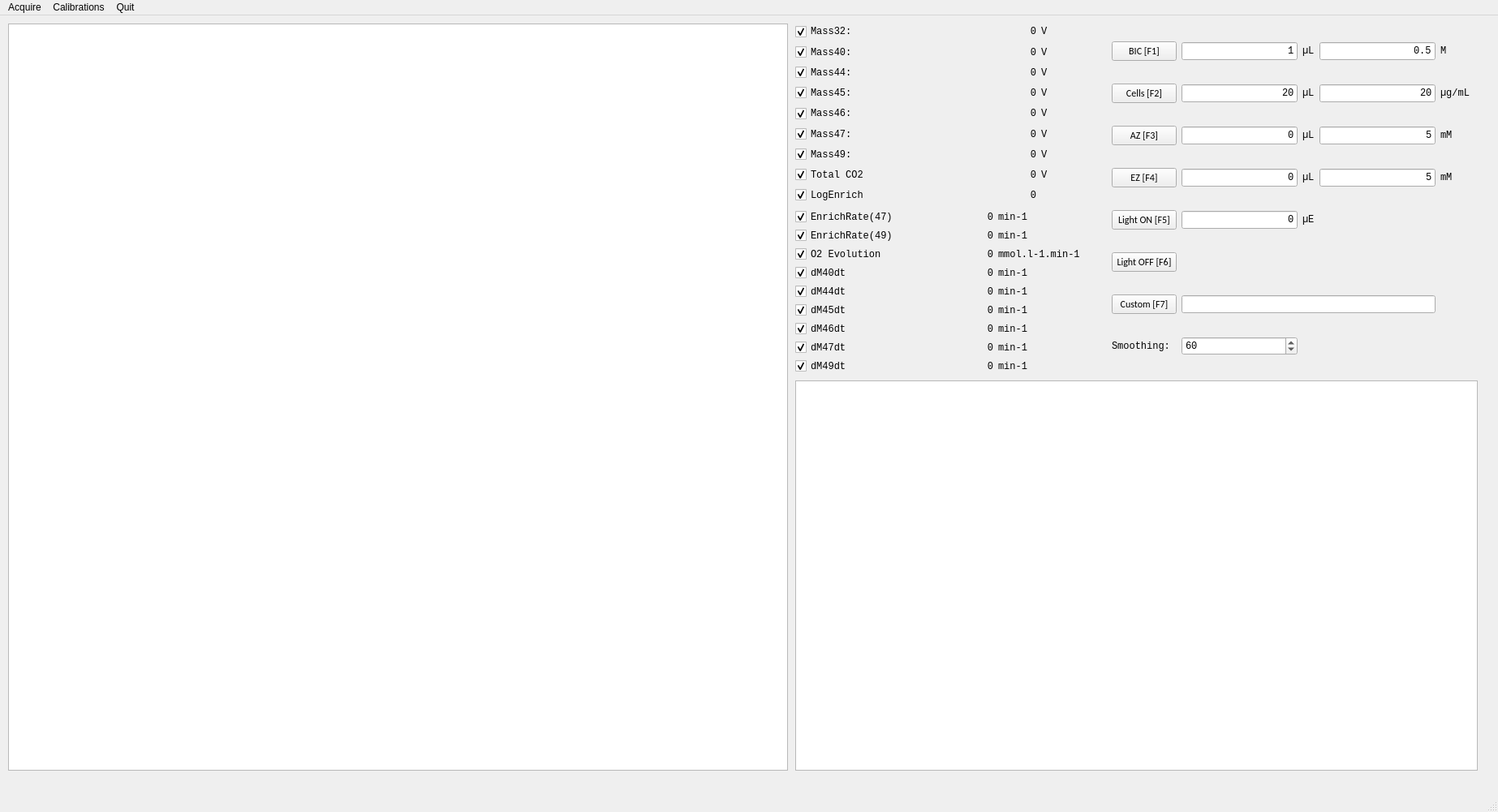
<?xml version="1.0" encoding="UTF-8"?>
<ui version="4.0">
 <class>MainWindow</class>
 <widget class="QMainWindow" name="MainWindow">
  <property name="geometry">
   <rect>
    <x>0</x>
    <y>0</y>
    <width>1846</width>
    <height>1001</height>
   </rect>
  </property>
  <property name="windowTitle">
   <string>MainWindow</string>
  </property>
  <widget class="QWidget" name="centralwidget">
   <widget class="QGraphicsView" name="graph_enrichrate">
    <property name="geometry">
     <rect>
      <x>980</x>
      <y>450</y>
      <width>841</width>
      <height>481</height>
     </rect>
    </property>
    <property name="font">
     <font>
      <family>Consolas</family>
      <pointsize>9</pointsize>
     </font>
    </property>
   </widget>
   <widget class="QGraphicsView" name="graph_rawdata">
    <property name="geometry">
     <rect>
      <x>10</x>
      <y>10</y>
      <width>961</width>
      <height>921</height>
     </rect>
    </property>
   </widget>
   <widget class="QWidget" name="layoutWidget">
    <property name="geometry">
     <rect>
      <x>980</x>
      <y>240</y>
      <width>361</width>
      <height>201</height>
     </rect>
    </property>
    <layout class="QGridLayout" name="gridLayout">
     <item row="0" column="0">
      <widget class="QCheckBox" name="chk_ER47">
       <property name="font">
        <font>
         <family>Consolas</family>
         <pointsize>9</pointsize>
        </font>
       </property>
       <property name="text">
        <string>EnrichRate(47)</string>
       </property>
       <property name="checked">
        <bool>true</bool>
       </property>
      </widget>
     </item>
     <item row="0" column="1">
      <widget class="QLabel" name="lab_ER47">
       <property name="font">
        <font>
         <family>Consolas</family>
         <pointsize>9</pointsize>
        </font>
       </property>
       <property name="text">
        <string>0</string>
       </property>
       <property name="alignment">
        <set>Qt::AlignRight|Qt::AlignTrailing|Qt::AlignVCenter</set>
       </property>
      </widget>
     </item>
     <item row="0" column="2">
      <widget class="QLabel" name="lab_ER47unit">
       <property name="font">
        <font>
         <family>Consolas</family>
         <pointsize>9</pointsize>
        </font>
       </property>
       <property name="text">
        <string>min-1</string>
       </property>
       <property name="alignment">
        <set>Qt::AlignLeading|Qt::AlignLeft|Qt::AlignVCenter</set>
       </property>
      </widget>
     </item>
     <item row="1" column="0">
      <widget class="QCheckBox" name="chk_ER49">
       <property name="font">
        <font>
         <family>Consolas</family>
         <pointsize>9</pointsize>
        </font>
       </property>
       <property name="text">
        <string>EnrichRate(49)</string>
       </property>
       <property name="checked">
        <bool>true</bool>
       </property>
      </widget>
     </item>
     <item row="1" column="1">
      <widget class="QLabel" name="lab_ER49">
       <property name="font">
        <font>
         <family>Consolas</family>
         <pointsize>9</pointsize>
        </font>
       </property>
       <property name="text">
        <string>0</string>
       </property>
       <property name="alignment">
        <set>Qt::AlignRight|Qt::AlignTrailing|Qt::AlignVCenter</set>
       </property>
      </widget>
     </item>
     <item row="1" column="2">
      <widget class="QLabel" name="lab_ER49unit">
       <property name="font">
        <font>
         <family>Consolas</family>
         <pointsize>9</pointsize>
        </font>
       </property>
       <property name="text">
        <string>min-1</string>
       </property>
       <property name="alignment">
        <set>Qt::AlignLeading|Qt::AlignLeft|Qt::AlignVCenter</set>
       </property>
      </widget>
     </item>
     <item row="2" column="0">
      <widget class="QCheckBox" name="chk_O2evol">
       <property name="font">
        <font>
         <family>Consolas</family>
         <pointsize>9</pointsize>
        </font>
       </property>
       <property name="text">
        <string>O2 Evolution</string>
       </property>
       <property name="checked">
        <bool>true</bool>
       </property>
      </widget>
     </item>
     <item row="2" column="1">
      <widget class="QLabel" name="lab_O2evol">
       <property name="font">
        <font>
         <family>Consolas</family>
         <pointsize>9</pointsize>
        </font>
       </property>
       <property name="text">
        <string>0</string>
       </property>
       <property name="alignment">
        <set>Qt::AlignRight|Qt::AlignTrailing|Qt::AlignVCenter</set>
       </property>
      </widget>
     </item>
     <item row="2" column="2">
      <widget class="QLabel" name="lab_O2evolunit">
       <property name="font">
        <font>
         <family>Consolas</family>
         <pointsize>9</pointsize>
        </font>
       </property>
       <property name="text">
        <string>mmol.l-1.min-1</string>
       </property>
       <property name="alignment">
        <set>Qt::AlignLeading|Qt::AlignLeft|Qt::AlignVCenter</set>
       </property>
      </widget>
     </item>
     <item row="3" column="0">
      <widget class="QCheckBox" name="chk_dM40dt">
       <property name="font">
        <font>
         <family>Consolas</family>
         <pointsize>9</pointsize>
        </font>
       </property>
       <property name="text">
        <string>dM40dt</string>
       </property>
       <property name="checked">
        <bool>true</bool>
       </property>
      </widget>
     </item>
     <item row="3" column="1">
      <widget class="QLabel" name="lab_dM40dt">
       <property name="font">
        <font>
         <family>Consolas</family>
         <pointsize>9</pointsize>
        </font>
       </property>
       <property name="text">
        <string>0</string>
       </property>
       <property name="alignment">
        <set>Qt::AlignRight|Qt::AlignTrailing|Qt::AlignVCenter</set>
       </property>
      </widget>
     </item>
     <item row="3" column="2">
      <widget class="QLabel" name="lab_dM40dtunit">
       <property name="font">
        <font>
         <family>Consolas</family>
         <pointsize>9</pointsize>
        </font>
       </property>
       <property name="text">
        <string>min-1</string>
       </property>
       <property name="alignment">
        <set>Qt::AlignLeading|Qt::AlignLeft|Qt::AlignVCenter</set>
       </property>
      </widget>
     </item>
     <item row="4" column="0">
      <widget class="QCheckBox" name="chk_dM44dt">
       <property name="font">
        <font>
         <family>Consolas</family>
         <pointsize>9</pointsize>
        </font>
       </property>
       <property name="text">
        <string>dM44dt</string>
       </property>
       <property name="checked">
        <bool>true</bool>
       </property>
      </widget>
     </item>
     <item row="4" column="1">
      <widget class="QLabel" name="lab_dM44dt">
       <property name="font">
        <font>
         <family>Consolas</family>
         <pointsize>9</pointsize>
        </font>
       </property>
       <property name="text">
        <string>0</string>
       </property>
       <property name="alignment">
        <set>Qt::AlignRight|Qt::AlignTrailing|Qt::AlignVCenter</set>
       </property>
      </widget>
     </item>
     <item row="4" column="2">
      <widget class="QLabel" name="lab_dM44dtunit">
       <property name="font">
        <font>
         <family>Consolas</family>
         <pointsize>9</pointsize>
        </font>
       </property>
       <property name="text">
        <string>min-1</string>
       </property>
       <property name="alignment">
        <set>Qt::AlignLeading|Qt::AlignLeft|Qt::AlignVCenter</set>
       </property>
      </widget>
     </item>
     <item row="5" column="0">
      <widget class="QCheckBox" name="chk_dM45dt">
       <property name="font">
        <font>
         <family>Consolas</family>
         <pointsize>9</pointsize>
        </font>
       </property>
       <property name="text">
        <string>dM45dt</string>
       </property>
       <property name="checked">
        <bool>true</bool>
       </property>
      </widget>
     </item>
     <item row="5" column="1">
      <widget class="QLabel" name="lab_dM45dt">
       <property name="font">
        <font>
         <family>Consolas</family>
         <pointsize>9</pointsize>
        </font>
       </property>
       <property name="text">
        <string>0</string>
       </property>
       <property name="alignment">
        <set>Qt::AlignRight|Qt::AlignTrailing|Qt::AlignVCenter</set>
       </property>
      </widget>
     </item>
     <item row="5" column="2">
      <widget class="QLabel" name="lab_dM45dtunit">
       <property name="font">
        <font>
         <family>Consolas</family>
         <pointsize>9</pointsize>
        </font>
       </property>
       <property name="text">
        <string>min-1</string>
       </property>
       <property name="alignment">
        <set>Qt::AlignLeading|Qt::AlignLeft|Qt::AlignVCenter</set>
       </property>
      </widget>
     </item>
     <item row="6" column="0">
      <widget class="QCheckBox" name="chk_dM46dt">
       <property name="font">
        <font>
         <family>Consolas</family>
         <pointsize>9</pointsize>
        </font>
       </property>
       <property name="text">
        <string>dM46dt</string>
       </property>
       <property name="checked">
        <bool>true</bool>
       </property>
      </widget>
     </item>
     <item row="6" column="1">
      <widget class="QLabel" name="lab_dM46dt">
       <property name="font">
        <font>
         <family>Consolas</family>
         <pointsize>9</pointsize>
        </font>
       </property>
       <property name="text">
        <string>0</string>
       </property>
       <property name="alignment">
        <set>Qt::AlignRight|Qt::AlignTrailing|Qt::AlignVCenter</set>
       </property>
      </widget>
     </item>
     <item row="6" column="2">
      <widget class="QLabel" name="lab_dM46dtunit">
       <property name="font">
        <font>
         <family>Consolas</family>
         <pointsize>9</pointsize>
        </font>
       </property>
       <property name="text">
        <string>min-1</string>
       </property>
       <property name="alignment">
        <set>Qt::AlignLeading|Qt::AlignLeft|Qt::AlignVCenter</set>
       </property>
      </widget>
     </item>
     <item row="7" column="0">
      <widget class="QCheckBox" name="chk_dM47dt">
       <property name="font">
        <font>
         <family>Consolas</family>
         <pointsize>9</pointsize>
        </font>
       </property>
       <property name="text">
        <string>dM47dt</string>
       </property>
       <property name="checked">
        <bool>true</bool>
       </property>
      </widget>
     </item>
     <item row="7" column="1">
      <widget class="QLabel" name="lab_dM47dt">
       <property name="font">
        <font>
         <family>Consolas</family>
         <pointsize>9</pointsize>
        </font>
       </property>
       <property name="text">
        <string>0</string>
       </property>
       <property name="alignment">
        <set>Qt::AlignRight|Qt::AlignTrailing|Qt::AlignVCenter</set>
       </property>
      </widget>
     </item>
     <item row="7" column="2">
      <widget class="QLabel" name="lab_dM47dtunit">
       <property name="font">
        <font>
         <family>Consolas</family>
         <pointsize>9</pointsize>
        </font>
       </property>
       <property name="text">
        <string>min-1</string>
       </property>
       <property name="alignment">
        <set>Qt::AlignLeading|Qt::AlignLeft|Qt::AlignVCenter</set>
       </property>
      </widget>
     </item>
     <item row="8" column="0">
      <widget class="QCheckBox" name="chk_dM49dt">
       <property name="font">
        <font>
         <family>Consolas</family>
         <pointsize>9</pointsize>
        </font>
       </property>
       <property name="text">
        <string>dM49dt</string>
       </property>
       <property name="checked">
        <bool>true</bool>
       </property>
      </widget>
     </item>
     <item row="8" column="1">
      <widget class="QLabel" name="lab_dM49dt">
       <property name="font">
        <font>
         <family>Consolas</family>
         <pointsize>9</pointsize>
        </font>
       </property>
       <property name="text">
        <string>0</string>
       </property>
       <property name="alignment">
        <set>Qt::AlignRight|Qt::AlignTrailing|Qt::AlignVCenter</set>
       </property>
      </widget>
     </item>
     <item row="8" column="2">
      <widget class="QLabel" name="lab_dM49dtunit">
       <property name="font">
        <font>
         <family>Consolas</family>
         <pointsize>9</pointsize>
        </font>
       </property>
       <property name="text">
        <string>min-1</string>
       </property>
       <property name="alignment">
        <set>Qt::AlignLeading|Qt::AlignLeft|Qt::AlignVCenter</set>
       </property>
      </widget>
     </item>
    </layout>
   </widget>
   <widget class="QWidget" name="layoutWidget">
    <property name="geometry">
     <rect>
      <x>980</x>
      <y>10</y>
      <width>361</width>
      <height>221</height>
     </rect>
    </property>
    <layout class="QGridLayout" name="gridLayout_3" columnstretch="10,5,3">
     <item row="0" column="0">
      <widget class="QCheckBox" name="chk_M32">
       <property name="font">
        <font>
         <family>Consolas</family>
         <pointsize>9</pointsize>
        </font>
       </property>
       <property name="text">
        <string>Mass32: </string>
       </property>
       <property name="checked">
        <bool>true</bool>
       </property>
      </widget>
     </item>
     <item row="0" column="1">
      <widget class="QLabel" name="lab_32">
       <property name="font">
        <font>
         <family>Consolas</family>
         <pointsize>9</pointsize>
        </font>
       </property>
       <property name="text">
        <string>0</string>
       </property>
       <property name="alignment">
        <set>Qt::AlignRight|Qt::AlignTrailing|Qt::AlignVCenter</set>
       </property>
      </widget>
     </item>
     <item row="0" column="2">
      <widget class="QLabel" name="lab_M32unit">
       <property name="font">
        <font>
         <family>Consolas</family>
         <pointsize>9</pointsize>
        </font>
       </property>
       <property name="text">
        <string>V</string>
       </property>
       <property name="alignment">
        <set>Qt::AlignLeading|Qt::AlignLeft|Qt::AlignVCenter</set>
       </property>
      </widget>
     </item>
     <item row="1" column="0">
      <widget class="QCheckBox" name="chk_M40">
       <property name="font">
        <font>
         <family>Consolas</family>
         <pointsize>9</pointsize>
        </font>
       </property>
       <property name="text">
        <string>Mass40: </string>
       </property>
       <property name="checked">
        <bool>true</bool>
       </property>
      </widget>
     </item>
     <item row="1" column="1">
      <widget class="QLabel" name="lab_40">
       <property name="font">
        <font>
         <family>Consolas</family>
         <pointsize>9</pointsize>
        </font>
       </property>
       <property name="text">
        <string>0</string>
       </property>
       <property name="alignment">
        <set>Qt::AlignRight|Qt::AlignTrailing|Qt::AlignVCenter</set>
       </property>
      </widget>
     </item>
     <item row="1" column="2">
      <widget class="QLabel" name="lab_M40unit">
       <property name="font">
        <font>
         <family>Consolas</family>
         <pointsize>9</pointsize>
        </font>
       </property>
       <property name="text">
        <string>V</string>
       </property>
       <property name="alignment">
        <set>Qt::AlignLeading|Qt::AlignLeft|Qt::AlignVCenter</set>
       </property>
      </widget>
     </item>
     <item row="2" column="0">
      <widget class="QCheckBox" name="chk_M44">
       <property name="font">
        <font>
         <family>Consolas</family>
         <pointsize>9</pointsize>
        </font>
       </property>
       <property name="text">
        <string>Mass44: </string>
       </property>
       <property name="checked">
        <bool>true</bool>
       </property>
      </widget>
     </item>
     <item row="2" column="1">
      <widget class="QLabel" name="lab_44">
       <property name="font">
        <font>
         <family>Consolas</family>
         <pointsize>9</pointsize>
        </font>
       </property>
       <property name="text">
        <string>0</string>
       </property>
       <property name="alignment">
        <set>Qt::AlignRight|Qt::AlignTrailing|Qt::AlignVCenter</set>
       </property>
      </widget>
     </item>
     <item row="2" column="2">
      <widget class="QLabel" name="lab_M44unit">
       <property name="font">
        <font>
         <family>Consolas</family>
         <pointsize>9</pointsize>
        </font>
       </property>
       <property name="text">
        <string>V</string>
       </property>
       <property name="alignment">
        <set>Qt::AlignLeading|Qt::AlignLeft|Qt::AlignVCenter</set>
       </property>
      </widget>
     </item>
     <item row="3" column="0">
      <widget class="QCheckBox" name="chk_M45">
       <property name="font">
        <font>
         <family>Consolas</family>
         <pointsize>9</pointsize>
         <kerning>true</kerning>
        </font>
       </property>
       <property name="focusPolicy">
        <enum>Qt::StrongFocus</enum>
       </property>
       <property name="text">
        <string>Mass45: </string>
       </property>
       <property name="checked">
        <bool>true</bool>
       </property>
      </widget>
     </item>
     <item row="3" column="1">
      <widget class="QLabel" name="lab_45">
       <property name="font">
        <font>
         <family>Consolas</family>
         <pointsize>9</pointsize>
        </font>
       </property>
       <property name="text">
        <string>0</string>
       </property>
       <property name="alignment">
        <set>Qt::AlignRight|Qt::AlignTrailing|Qt::AlignVCenter</set>
       </property>
      </widget>
     </item>
     <item row="3" column="2">
      <widget class="QLabel" name="lab_M45unit">
       <property name="font">
        <font>
         <family>Consolas</family>
         <pointsize>9</pointsize>
        </font>
       </property>
       <property name="text">
        <string>V</string>
       </property>
       <property name="alignment">
        <set>Qt::AlignLeading|Qt::AlignLeft|Qt::AlignVCenter</set>
       </property>
      </widget>
     </item>
     <item row="4" column="0">
      <widget class="QCheckBox" name="chk_M46">
       <property name="font">
        <font>
         <family>Consolas</family>
         <pointsize>9</pointsize>
        </font>
       </property>
       <property name="text">
        <string>Mass46:</string>
       </property>
       <property name="checked">
        <bool>true</bool>
       </property>
      </widget>
     </item>
     <item row="4" column="1">
      <widget class="QLabel" name="lab_46">
       <property name="font">
        <font>
         <family>Consolas</family>
         <pointsize>9</pointsize>
        </font>
       </property>
       <property name="text">
        <string>0</string>
       </property>
       <property name="alignment">
        <set>Qt::AlignRight|Qt::AlignTrailing|Qt::AlignVCenter</set>
       </property>
      </widget>
     </item>
     <item row="4" column="2">
      <widget class="QLabel" name="lab_M46unit">
       <property name="font">
        <font>
         <family>Consolas</family>
         <pointsize>9</pointsize>
        </font>
       </property>
       <property name="text">
        <string>V</string>
       </property>
       <property name="alignment">
        <set>Qt::AlignLeading|Qt::AlignLeft|Qt::AlignVCenter</set>
       </property>
      </widget>
     </item>
     <item row="5" column="0">
      <widget class="QCheckBox" name="chk_M47">
       <property name="font">
        <font>
         <family>Consolas</family>
         <pointsize>9</pointsize>
        </font>
       </property>
       <property name="text">
        <string>Mass47: </string>
       </property>
       <property name="checked">
        <bool>true</bool>
       </property>
      </widget>
     </item>
     <item row="5" column="1">
      <widget class="QLabel" name="lab_47">
       <property name="font">
        <font>
         <family>Consolas</family>
         <pointsize>9</pointsize>
        </font>
       </property>
       <property name="text">
        <string>0</string>
       </property>
       <property name="alignment">
        <set>Qt::AlignRight|Qt::AlignTrailing|Qt::AlignVCenter</set>
       </property>
      </widget>
     </item>
     <item row="5" column="2">
      <widget class="QLabel" name="lab_M47unit">
       <property name="font">
        <font>
         <family>Consolas</family>
         <pointsize>9</pointsize>
        </font>
       </property>
       <property name="text">
        <string>V</string>
       </property>
       <property name="alignment">
        <set>Qt::AlignLeading|Qt::AlignLeft|Qt::AlignVCenter</set>
       </property>
      </widget>
     </item>
     <item row="6" column="0">
      <widget class="QCheckBox" name="chk_M49">
       <property name="font">
        <font>
         <family>Consolas</family>
         <pointsize>9</pointsize>
        </font>
       </property>
       <property name="text">
        <string>Mass49: </string>
       </property>
       <property name="checked">
        <bool>true</bool>
       </property>
      </widget>
     </item>
     <item row="6" column="1">
      <widget class="QLabel" name="lab_49">
       <property name="font">
        <font>
         <family>Consolas</family>
         <pointsize>9</pointsize>
        </font>
       </property>
       <property name="text">
        <string>0</string>
       </property>
       <property name="alignment">
        <set>Qt::AlignRight|Qt::AlignTrailing|Qt::AlignVCenter</set>
       </property>
      </widget>
     </item>
     <item row="6" column="2">
      <widget class="QLabel" name="lab_M49unit">
       <property name="font">
        <font>
         <family>Consolas</family>
         <pointsize>9</pointsize>
        </font>
       </property>
       <property name="text">
        <string>V</string>
       </property>
       <property name="alignment">
        <set>Qt::AlignLeading|Qt::AlignLeft|Qt::AlignVCenter</set>
       </property>
      </widget>
     </item>
     <item row="7" column="0">
      <widget class="QCheckBox" name="chk_totalCO2">
       <property name="font">
        <font>
         <family>Consolas</family>
         <pointsize>9</pointsize>
        </font>
       </property>
       <property name="text">
        <string>Total CO2</string>
       </property>
       <property name="checked">
        <bool>true</bool>
       </property>
      </widget>
     </item>
     <item row="7" column="1">
      <widget class="QLabel" name="lab_logE_2">
       <property name="font">
        <font>
         <family>Consolas</family>
         <pointsize>9</pointsize>
        </font>
       </property>
       <property name="text">
        <string>0</string>
       </property>
       <property name="alignment">
        <set>Qt::AlignRight|Qt::AlignTrailing|Qt::AlignVCenter</set>
       </property>
      </widget>
     </item>
     <item row="7" column="2">
      <widget class="QLabel" name="lab_totCO2unit">
       <property name="font">
        <font>
         <family>Consolas</family>
         <pointsize>9</pointsize>
        </font>
       </property>
       <property name="text">
        <string>V</string>
       </property>
       <property name="alignment">
        <set>Qt::AlignLeading|Qt::AlignLeft|Qt::AlignVCenter</set>
       </property>
      </widget>
     </item>
     <item row="8" column="0">
      <widget class="QCheckBox" name="chk_logE">
       <property name="font">
        <font>
         <family>Consolas</family>
         <pointsize>9</pointsize>
        </font>
       </property>
       <property name="text">
        <string>LogEnrich</string>
       </property>
       <property name="checked">
        <bool>true</bool>
       </property>
      </widget>
     </item>
     <item row="8" column="1">
      <widget class="QLabel" name="lab_logE">
       <property name="font">
        <font>
         <family>Consolas</family>
         <pointsize>9</pointsize>
        </font>
       </property>
       <property name="text">
        <string>0</string>
       </property>
       <property name="alignment">
        <set>Qt::AlignRight|Qt::AlignTrailing|Qt::AlignVCenter</set>
       </property>
      </widget>
     </item>
    </layout>
   </widget>
   <widget class="QWidget" name="layoutWidget">
    <property name="geometry">
     <rect>
      <x>1370</x>
      <y>10</y>
      <width>441</width>
      <height>431</height>
     </rect>
    </property>
    <layout class="QGridLayout" name="gridLayout_2">
     <item row="0" column="0">
      <widget class="QPushButton" name="btn_bic">
       <property name="font">
        <font>
         <family>Calibri</family>
         <pointsize>9</pointsize>
        </font>
       </property>
       <property name="text">
        <string>BIC [F1]</string>
       </property>
      </widget>
     </item>
     <item row="0" column="1">
      <widget class="QLineEdit" name="bic_vol">
       <property name="font">
        <font>
         <family>Consolas</family>
         <pointsize>9</pointsize>
        </font>
       </property>
       <property name="text">
        <string>1</string>
       </property>
       <property name="alignment">
        <set>Qt::AlignRight|Qt::AlignTrailing|Qt::AlignVCenter</set>
       </property>
      </widget>
     </item>
     <item row="0" column="2">
      <widget class="QLabel" name="lab_bicvolunit">
       <property name="font">
        <font>
         <family>Consolas</family>
         <pointsize>9</pointsize>
        </font>
       </property>
       <property name="text">
        <string>µL</string>
       </property>
       <property name="alignment">
        <set>Qt::AlignLeading|Qt::AlignLeft|Qt::AlignVCenter</set>
       </property>
      </widget>
     </item>
     <item row="0" column="3">
      <widget class="QLineEdit" name="bic_cc">
       <property name="font">
        <font>
         <family>Consolas</family>
         <pointsize>9</pointsize>
        </font>
       </property>
       <property name="text">
        <string>0.5</string>
       </property>
       <property name="alignment">
        <set>Qt::AlignRight|Qt::AlignTrailing|Qt::AlignVCenter</set>
       </property>
      </widget>
     </item>
     <item row="0" column="4">
      <widget class="QLabel" name="lab_bicccunit">
       <property name="font">
        <font>
         <family>Consolas</family>
         <pointsize>9</pointsize>
        </font>
       </property>
       <property name="text">
        <string>M</string>
       </property>
       <property name="alignment">
        <set>Qt::AlignLeading|Qt::AlignLeft|Qt::AlignVCenter</set>
       </property>
      </widget>
     </item>
     <item row="1" column="0">
      <widget class="QPushButton" name="btn_cells">
       <property name="font">
        <font>
         <family>Calibri</family>
         <pointsize>9</pointsize>
        </font>
       </property>
       <property name="text">
        <string>Cells [F2]</string>
       </property>
      </widget>
     </item>
     <item row="1" column="1">
      <widget class="QLineEdit" name="cells_vol">
       <property name="font">
        <font>
         <family>Consolas</family>
         <pointsize>9</pointsize>
        </font>
       </property>
       <property name="text">
        <string>20</string>
       </property>
       <property name="alignment">
        <set>Qt::AlignRight|Qt::AlignTrailing|Qt::AlignVCenter</set>
       </property>
      </widget>
     </item>
     <item row="1" column="2">
      <widget class="QLabel" name="lab_cellsvolunit">
       <property name="font">
        <font>
         <family>Consolas</family>
         <pointsize>9</pointsize>
        </font>
       </property>
       <property name="text">
        <string>µL</string>
       </property>
       <property name="alignment">
        <set>Qt::AlignLeading|Qt::AlignLeft|Qt::AlignVCenter</set>
       </property>
      </widget>
     </item>
     <item row="1" column="3">
      <widget class="QLineEdit" name="cells_cc">
       <property name="font">
        <font>
         <family>Consolas</family>
         <pointsize>9</pointsize>
        </font>
       </property>
       <property name="text">
        <string>20</string>
       </property>
       <property name="alignment">
        <set>Qt::AlignRight|Qt::AlignTrailing|Qt::AlignVCenter</set>
       </property>
      </widget>
     </item>
     <item row="1" column="4">
      <widget class="QLabel" name="lab_cellsccunit">
       <property name="font">
        <font>
         <family>Consolas</family>
         <pointsize>9</pointsize>
        </font>
       </property>
       <property name="text">
        <string>µg/mL</string>
       </property>
       <property name="alignment">
        <set>Qt::AlignLeading|Qt::AlignLeft|Qt::AlignVCenter</set>
       </property>
      </widget>
     </item>
     <item row="2" column="0">
      <widget class="QPushButton" name="btn_az">
       <property name="font">
        <font>
         <family>Calibri</family>
         <pointsize>9</pointsize>
        </font>
       </property>
       <property name="text">
        <string>AZ [F3]</string>
       </property>
      </widget>
     </item>
     <item row="2" column="1">
      <widget class="QLineEdit" name="az_vol">
       <property name="font">
        <font>
         <family>Consolas</family>
         <pointsize>9</pointsize>
        </font>
       </property>
       <property name="text">
        <string>0</string>
       </property>
       <property name="alignment">
        <set>Qt::AlignRight|Qt::AlignTrailing|Qt::AlignVCenter</set>
       </property>
      </widget>
     </item>
     <item row="2" column="2">
      <widget class="QLabel" name="lab_azvolunit">
       <property name="font">
        <font>
         <family>Consolas</family>
         <pointsize>9</pointsize>
        </font>
       </property>
       <property name="text">
        <string>µL</string>
       </property>
       <property name="alignment">
        <set>Qt::AlignLeading|Qt::AlignLeft|Qt::AlignVCenter</set>
       </property>
      </widget>
     </item>
     <item row="2" column="3">
      <widget class="QLineEdit" name="az_cc">
       <property name="font">
        <font>
         <family>Consolas</family>
         <pointsize>9</pointsize>
        </font>
       </property>
       <property name="text">
        <string>5</string>
       </property>
       <property name="alignment">
        <set>Qt::AlignRight|Qt::AlignTrailing|Qt::AlignVCenter</set>
       </property>
      </widget>
     </item>
     <item row="2" column="4">
      <widget class="QLabel" name="lab_azccunit">
       <property name="font">
        <font>
         <family>Consolas</family>
         <pointsize>9</pointsize>
        </font>
       </property>
       <property name="text">
        <string>mM</string>
       </property>
       <property name="alignment">
        <set>Qt::AlignLeading|Qt::AlignLeft|Qt::AlignVCenter</set>
       </property>
      </widget>
     </item>
     <item row="3" column="0">
      <widget class="QPushButton" name="btn_ez">
       <property name="font">
        <font>
         <family>Calibri</family>
         <pointsize>9</pointsize>
        </font>
       </property>
       <property name="text">
        <string>EZ [F4]</string>
       </property>
      </widget>
     </item>
     <item row="3" column="1">
      <widget class="QLineEdit" name="ez_vol">
       <property name="font">
        <font>
         <family>Consolas</family>
         <pointsize>9</pointsize>
        </font>
       </property>
       <property name="text">
        <string>0</string>
       </property>
       <property name="alignment">
        <set>Qt::AlignRight|Qt::AlignTrailing|Qt::AlignVCenter</set>
       </property>
      </widget>
     </item>
     <item row="3" column="2">
      <widget class="QLabel" name="lab_ezvolunit">
       <property name="font">
        <font>
         <family>Consolas</family>
         <pointsize>9</pointsize>
        </font>
       </property>
       <property name="text">
        <string>µL</string>
       </property>
       <property name="alignment">
        <set>Qt::AlignLeading|Qt::AlignLeft|Qt::AlignVCenter</set>
       </property>
      </widget>
     </item>
     <item row="3" column="3">
      <widget class="QLineEdit" name="ez_cc">
       <property name="font">
        <font>
         <family>Consolas</family>
         <pointsize>9</pointsize>
        </font>
       </property>
       <property name="text">
        <string>5</string>
       </property>
       <property name="alignment">
        <set>Qt::AlignRight|Qt::AlignTrailing|Qt::AlignVCenter</set>
       </property>
      </widget>
     </item>
     <item row="3" column="4">
      <widget class="QLabel" name="lab_ezccunit">
       <property name="font">
        <font>
         <family>Consolas</family>
         <pointsize>9</pointsize>
        </font>
       </property>
       <property name="text">
        <string>mM</string>
       </property>
       <property name="alignment">
        <set>Qt::AlignLeading|Qt::AlignLeft|Qt::AlignVCenter</set>
       </property>
      </widget>
     </item>
     <item row="4" column="0">
      <widget class="QPushButton" name="btn_lighton">
       <property name="font">
        <font>
         <family>Calibri</family>
         <pointsize>9</pointsize>
        </font>
       </property>
       <property name="text">
        <string>Light ON [F5]</string>
       </property>
      </widget>
     </item>
     <item row="4" column="1">
      <widget class="QLineEdit" name="light_int">
       <property name="font">
        <font>
         <family>Consolas</family>
         <pointsize>9</pointsize>
        </font>
       </property>
       <property name="text">
        <string>0</string>
       </property>
       <property name="alignment">
        <set>Qt::AlignRight|Qt::AlignTrailing|Qt::AlignVCenter</set>
       </property>
      </widget>
     </item>
     <item row="4" column="2">
      <widget class="QLabel" name="lab_lightintunit">
       <property name="font">
        <font>
         <family>Consolas</family>
         <pointsize>9</pointsize>
        </font>
       </property>
       <property name="text">
        <string>µE</string>
       </property>
       <property name="alignment">
        <set>Qt::AlignLeading|Qt::AlignLeft|Qt::AlignVCenter</set>
       </property>
      </widget>
     </item>
     <item row="5" column="0">
      <widget class="QPushButton" name="btn_lightoff">
       <property name="font">
        <font>
         <family>Calibri</family>
         <pointsize>9</pointsize>
        </font>
       </property>
       <property name="text">
        <string>Light OFF [F6]</string>
       </property>
      </widget>
     </item>
     <item row="6" column="0">
      <widget class="QPushButton" name="btn_custom">
       <property name="font">
        <font>
         <family>Calibri</family>
         <pointsize>9</pointsize>
        </font>
       </property>
       <property name="text">
        <string>Custom [F7]</string>
       </property>
      </widget>
     </item>
     <item row="6" column="1" colspan="3">
      <widget class="QLineEdit" name="custom_text">
       <property name="font">
        <font>
         <family>Consolas</family>
         <pointsize>9</pointsize>
        </font>
       </property>
       <property name="text">
        <string/>
       </property>
       <property name="alignment">
        <set>Qt::AlignRight|Qt::AlignTrailing|Qt::AlignVCenter</set>
       </property>
      </widget>
     </item>
     <item row="7" column="0">
      <widget class="QLabel" name="lab_smoothing">
       <property name="font">
        <font>
         <family>Consolas</family>
         <pointsize>9</pointsize>
        </font>
       </property>
       <property name="text">
        <string>Smoothing:</string>
       </property>
      </widget>
     </item>
     <item row="7" column="1">
      <widget class="QSpinBox" name="smoothing_value">
       <property name="font">
        <font>
         <family>Consolas</family>
         <pointsize>9</pointsize>
        </font>
       </property>
       <property name="value">
        <number>60</number>
       </property>
      </widget>
     </item>
    </layout>
   </widget>
   <zorder>layoutWidget</zorder>
   <zorder>layoutWidget</zorder>
   <zorder>graph_enrichrate</zorder>
   <zorder>graph_rawdata</zorder>
   <zorder>layoutWidget</zorder>
  </widget>
  <widget class="QMenuBar" name="menubar">
   <property name="geometry">
    <rect>
     <x>0</x>
     <y>0</y>
     <width>1846</width>
     <height>31</height>
    </rect>
   </property>
   <widget class="QMenu" name="menuStart">
    <property name="title">
     <string>Acquire</string>
    </property>
    <addaction name="actionStart"/>
    <addaction name="separator"/>
    <addaction name="actionStop_2"/>
   </widget>
   <widget class="QMenu" name="menuQuit">
    <property name="title">
     <string>Quit</string>
    </property>
    <addaction name="actionQuit"/>
   </widget>
   <widget class="QMenu" name="menuCalibrations">
    <property name="title">
     <string>Calibrations</string>
    </property>
    <addaction name="actionAdd_new_Membrane"/>
    <addaction name="separator"/>
    <addaction name="actionAdd_CO2_Calibration"/>
    <addaction name="actionAdd_O2_Calibration"/>
    <addaction name="separator"/>
    <addaction name="actionAdd_Electrical_Zeros"/>
    <addaction name="separator"/>
    <addaction name="actionAdd_Consumptions"/>
   </widget>
   <addaction name="menuStart"/>
   <addaction name="menuCalibrations"/>
   <addaction name="menuQuit"/>
  </widget>
  <widget class="QStatusBar" name="statusbar"/>
  <action name="actionStart">
   <property name="text">
    <string>Start</string>
   </property>
   <property name="shortcut">
    <string>Ctrl+F1</string>
   </property>
  </action>
  <action name="actionStop">
   <property name="text">
    <string>Stop</string>
   </property>
   <property name="shortcut">
    <string>F1</string>
   </property>
  </action>
  <action name="actionSet_datafile">
   <property name="text">
    <string>Set datafile</string>
   </property>
  </action>
  <action name="actionSet_duration">
   <property name="text">
    <string>Set duration</string>
   </property>
  </action>
  <action name="actionStop_2">
   <property name="text">
    <string>Stop</string>
   </property>
   <property name="shortcut">
    <string>Ctrl+F2</string>
   </property>
  </action>
  <action name="actionQuit">
   <property name="text">
    <string>Quit</string>
   </property>
   <property name="shortcut">
    <string>Ctrl+Q</string>
   </property>
  </action>
  <action name="actionAdd_new_Membrane">
   <property name="text">
    <string>Add new Membrane</string>
   </property>
  </action>
  <action name="actionAdd_CO2_Calibration">
   <property name="text">
    <string>Add CO2 Calibration</string>
   </property>
  </action>
  <action name="actionAdd_O2_Calibration">
   <property name="text">
    <string>Add O2 Calibration</string>
   </property>
  </action>
  <action name="actionAdd_Electrical_Zeros">
   <property name="text">
    <string>Add Electrical Zeros</string>
   </property>
  </action>
  <action name="actionAdd_Consumptions">
   <property name="text">
    <string>Add Consumptions</string>
   </property>
  </action>
 </widget>
 <resources/>
 <connections/>
</ui>
